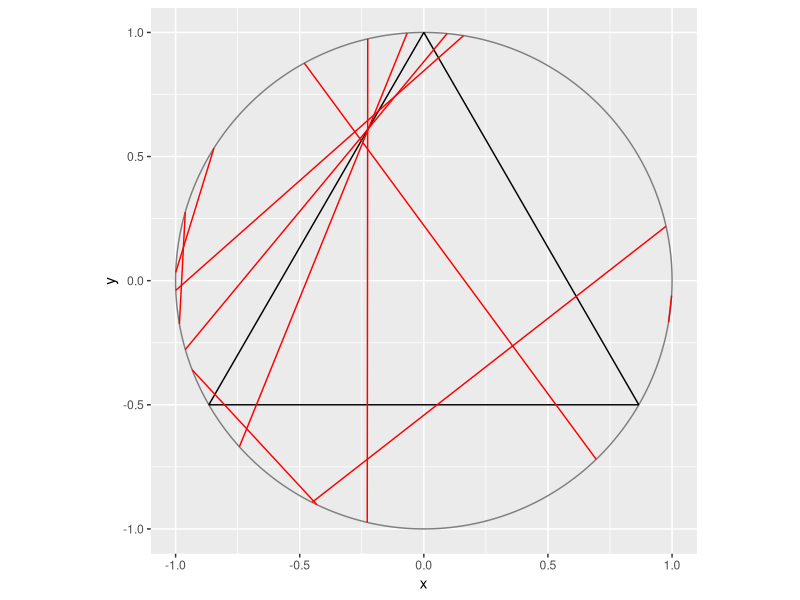

Recreate this plot in R.
# Instruction to students: You may clear the code in this file and replace it
# with your own.

library(tidyverse)
library(ggforce)


# Draw a random chord in a unit circle centred at origin -----------------------

# Coordinates of equilateral triangle
eqtri_df <- tibble(
  x    = c(0, sqrt(3) / 2, -sqrt(3) / 2),
  y    = c(1, -0.5, -0.5),
  xend = c(sqrt(3) / 2, -sqrt(3) / 2, 0),
  yend = c(-0.5, -0.5, 1)
)

# Coordinates of random chord
x0 = 0;
y0 = 0;
r = 1;
n = 10;

# Method A

angle_ep1 = 2*pi*runif(n);
angle_ep2 = 2*pi*runif(n);

# Endpoint coordinates
x1 = x0 + r*cos(angle_ep1);
y1 = y0 + r*sin(angle_ep1);

x2 = x0 + r*cos(angle_ep2);
y2 = y0 + r*sin(angle_ep2);


MethodA_df <- tibble(
  x    = x1,
  y    = y1,
  xend = x2,
  yend = y2
)

# Plot
p <- ggplot() +
  ggforce::geom_circle(aes(x0 = 0, y0 = 0, r = 1), col = "gray50") +
  geom_segment(data = eqtri_df, aes(x = x, y = y, xend = xend, yend = yend)) +
  geom_segment(data = MethodA_df, aes(x = x, y = y, xend = xend, yend = yend), col = "red") +
  coord_equal()

#ggsave(p, file = "plot.png", height = 5, width = 7)
